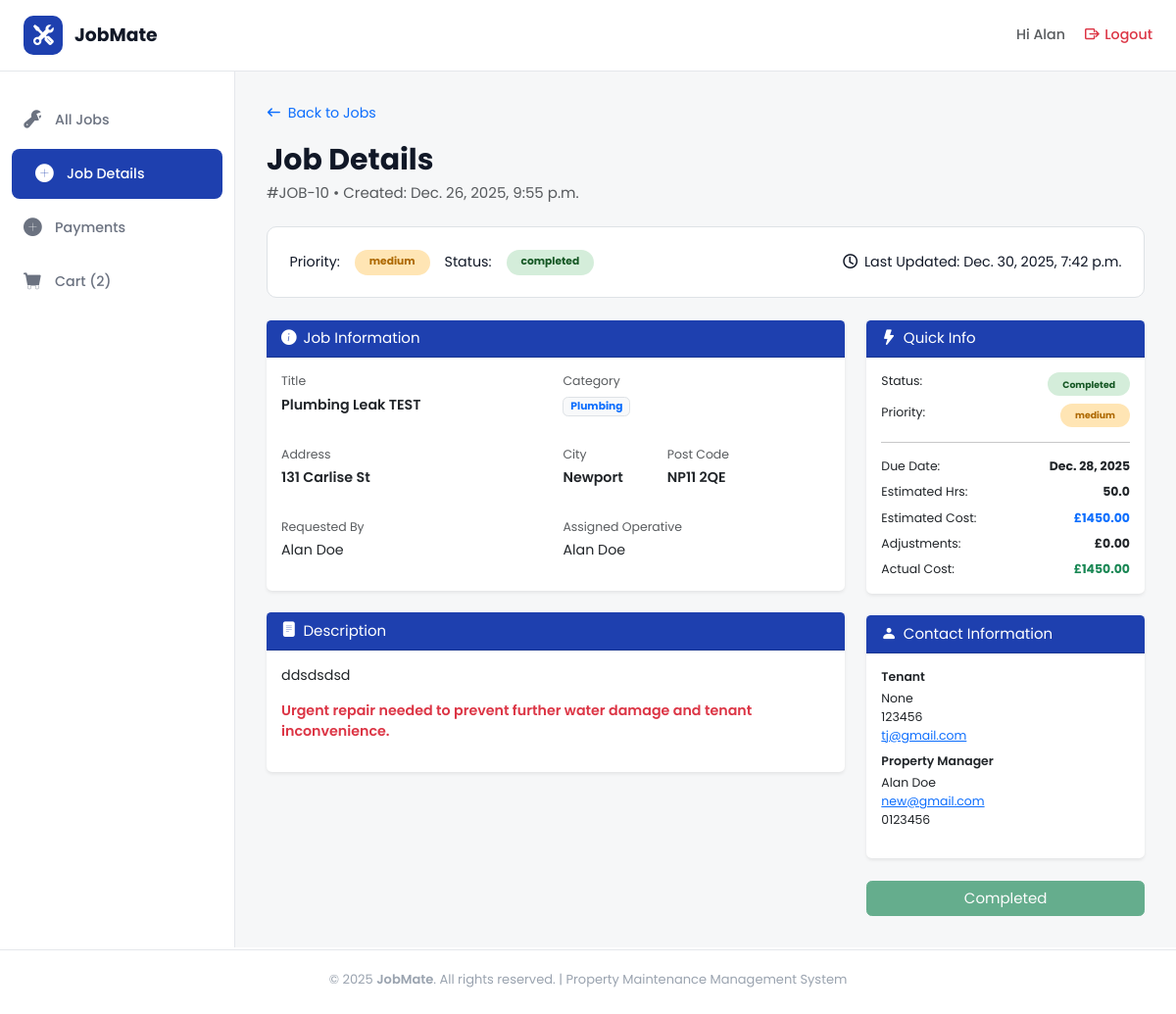
Screenshot of /jobs/job_detail/10/ (signed in) with the database file from the repository.
### jobs/models.py (models this page shows, shortened)
class Job(models.Model):
    PRIORITY_CHOICES = [
        ('high', 'High'),
        ('medium', 'Medium'),
        ('low', 'Low'),
    ]
    CATEGORY_CHOICES = [
        ('plumbing', 'Plumbing'),
        ('heating', 'Heating'),
        ('electrical', 'Electrical'),
    ]
    STATUS_CHOICES = [
        ("pending", "Pending"),
        ("in_progress", "In Progress"),
        ("completed", "Completed"),
        ("cancelled", "Cancelled"),
    ]
    job_title = models.CharField(max_length=100)
    property_owner = models.CharField(max_length=100)
    address = models.CharField(max_length=200)
    city = models.CharField(max_length=100)
    post_code = models.CharField(max_length=20)
    tenant_name = models.CharField(
        max_length=100,
        null=True,
        blank=True
    )
    tenant_phone = models.CharField(
        max_length=20,
        null=True,
        blank=True
    )
    tenant_email = models.EmailField(
        max_length=254,
        null=True,
        blank=True
    )
    priority = models.CharField(
        max_length=20,
        choices=PRIORITY_CHOICES,
        default='medium'
    )
    category = models.CharField(
        max_length=20,
        choices=CATEGORY_CHOICES
    )
    status = models.CharField(
        max_length=20,
        choices=STATUS_CHOICES,
        default="pending"
    )
    description = models.TextField()
    created_at = models.DateTimeField(auto_now_add=True)
    updated_at = models.DateTimeField(auto_now=True)
    due_date = models.DateField()
    estimated_hours = models.DecimalField(
        max_digits=4,
        decimal_places=1,
        null=True,
        blank=True
    )
    job_cost = models.DecimalField(
        max_digits=10,
        decimal_places=2,
        null=True,
        blank=True
    )
    assigned_operative = models.ForeignKey(
        User,
        on_delete=models.SET_NULL,
        null=True,
        blank=True,
        related_name="assigned_jobs"
    )

### cart/models.py (models this page shows, shortened)
class Transaction(models.Model):
    STATUS_CHOICES = [
        ("open", "Open"),
        ("paid", "Paid"),
        ("failed", "Failed"),
        ("cancelled", "Cancelled"),
    ]
    transaction_id = models.UUIDField(
        default=uuid.uuid4,
        editable=False,
        unique=True
    )
    user = models.ForeignKey(
        settings.AUTH_USER_MODEL,
        on_delete=models.CASCADE,
        related_name="transactions"
    )
    job = models.ForeignKey(
        Job,
        on_delete=models.SET_NULL,
        null=True,
        blank=True,
        related_name="transactions"
    )
    status = models.CharField(
        max_length=20,
        choices=STATUS_CHOICES,
        default="open"
    )
    base_cost = models.DecimalField(max_digits=10, decimal_places=2, default=0)
    adjustment = models.DecimalField(max_digits=10, decimal_places=2, default=0)
    actual_cost = models.DecimalField(max_digits=10, decimal_places=2, default=0)
    subtotal = models.DecimalField(max_digits=10, decimal_places=2, default=0)
    service_fee = models.DecimalField(max_digits=10, decimal_places=2, default=0)
    vat = models.DecimalField(max_digits=10, decimal_places=2, default=0)
    total = models.DecimalField(max_digits=10, decimal_places=2, default=0)
    created_at = models.DateTimeField(auto_now_add=True)
    paid_at = models.DateTimeField(null=True, blank=True)

### users/models.py (models this page shows, shortened)
class Profile(models.Model):
    ROLE_CHOICES = [
        ('admin', 'Admin'),
        ('gas_engineer', 'Gas Engineer'),
        ('plumber', 'Plumber'),
        ('electrcian', 'Electrician'),
        ('carpenter', 'Carpenter'),
        ('handy_person', 'Handy Person'),
    ]
    STATUS_CHOICES = [
        ("pending", "Pending"),
        ("active", "Active"),
        ("in_active", "In-Active"),
        ("left", "Left"),
    ]
    user = models.OneToOneField(User, on_delete=models.CASCADE)
    phone_number = models.CharField(
        max_length=20,
        blank=False,
    )
    role = models.CharField(
        max_length=20,
        choices=ROLE_CHOICES,
        default='Select Your Job Role'
    )
    status = models.CharField(
        max_length=20,
        choices=STATUS_CHOICES,
        default="active"
    )
    bank_name = models.CharField(
        max_length=100,
        blank=True,
        null=True
    )
    account_holder = models.CharField(
        max_length=100,
        blank=True,
        null=True
    )
    account_number = models.CharField(
        max_length=20,
        blank=True,
        null=True
    )
    sort_code = models.CharField(
        max_length=20,
        blank=True,
        null=True
    )
    created_at = models.DateTimeField(auto_now_add=True)

### jobs/views.py (the view, shortened to what this page needs)
# urls.py: path('job_detail/<int:job_id>/', views.job_detail, name='job_detail'),
@login_required
def job_detail(request, job_id):
    user = request.user
    job = get_object_or_404(Job, pk=job_id)
    if not (
        user.profile.role == "Admin" or
        job.assigned_operative == user
    ):
        messages.error(request, "You do not have permission to view this job.")
        return redirect("jobs:all_jobs")
    transaction = (
        Transaction.objects
        .filter(job_id=job_id)
        .order_by("-created_at")
        .first()
    )
    return render(request, "job_detail.html", {"job": job,  "transaction": transaction })

### jobs/templates/job_detail.html (shortened to what this page needs)
{% extends "dashboard_base.html" %}
{% load static %}
{% block content %}
<div class="d-flex justify-content-between align-items-center mb-3">
  <a href="{% url 'jobs:all_jobs' %}" class="text-decoration-none">
    <i class="bi bi-arrow-left me-2"></i>Back to Jobs
  </a>
</div>
<div>
  <strong class="fs-2 fw-bold">Job Details</strong>
  <p class="fs-6 text-muted">#JOB-{{ job.id }} • Created: {{ job.created_at }}</p>
</div>
<div class="status-header border">
  <div class="d-flex align-items-center gap-3">
    <p class="m-0">Priority:</p>
    <span class="badge rounded-pill px-3 py-2
    {% if job.priority == 'high' %} badge-high
      {% elif job.priority == 'medium' %}badge-medium
      {% elif job.priority == 'low' %}badge-low
    {% endif %}">{{ job.priority }}</span>
    <p class="m-0">Status:</p>
    <span class="badge rounded-pill px-3 py-2
    {% if job.status == 'pending' %}badge-pending
      {% elif job.status == 'in_progress' %}badge-progress
      {% elif job.status == 'completed' %}badge-completed
      {% elif job.status == 'cancelled' %}bg-danger
    {% endif %}">{{ job.status }}</span>
  </div>
  <div>
    <i class="bi bi-clock me-1"></i> Last Updated: {{ job.updated_at }}
  </div>
</div>
<div class="row g-4">
  <div class="col-lg-8 d-flex flex-column gap-4">
    <div class="card border-0 shadow-sm">
      <div class="card-header">
        <i class="bi bi-info-circle-fill me-2"></i>Job Information
      </div>
      <div class="card-body">
        <div class="row g-3">
          <div class="col-md-6">
            <p class="mb-1 text-muted small">Title</p>
            <p class="fw-semibold">{{ job.job_title }}</p>
          </div>
          <div class="col-md-6">
            <p class="mb-1 text-muted small">Category</p>
            <p><span class="badge bg-light text-primary border">{{ job.get_category_display }}</span></p>
          </div>
          <div class="col-md-6">
            <p class="mb-1 text-muted small">Address</p>
            <p class="fw-semibold">{{ job.address }}</p>
          </div>
          <div class="col-md-6 d-flex gap-5">
            <div>
              <p class="mb-1 text-muted small">City</p>
              <p class="fw-semibold">{{ job.city }}</p>
            </div>
            <div>
              <p class="mb-1 text-muted small">Post Code</p>
              <p class="fw-semibold">{{ job.post_code }}</p>
            </div>
          </div>
          <div class="col-md-6">
            <p class="mb-1 text-muted small">Requested By</p>
            <p>{{ user.first_name }} {{ user.last_name }}</p>
          </div>
          <div class="col-md-6">
            <p class="mb-1 text-muted small">Assigned Operative</p>
            <p>{{ job.assigned_operative.first_name }} {{ job.assigned_operative.last_name }}</p>
          </div>
        </div>
      </div>
    </div>
    <div class="card border-0 shadow-sm">
      <div class="card-header">
        <i class="bi bi-file-text-fill me-2"></i>Description
      </div>
      <div class="card-body">
        <p>
          {{ job.description }}
        </p>
        <p class="text-danger fw-semibold">
          Urgent repair needed to prevent further water damage and tenant inconvenience.
        </p>
      </div>
    </div>
  </div>
  <div class="col-lg-4 d-flex flex-column gap-4">
    <div class="card border-0 shadow-sm">
      <div class="card-header">
        <i class="bi bi-lightning-fill me-2"></i>Quick Info
      </div>
      <div class="card-body small">
        <div class="d-flex justify-content-between mb-2">
          <span>Status:</span>
          <span class="badge rounded-pill px-3 py-2
          {% if job.status == 'pending' %}badge-pending
            {% elif job.status == 'in_progress' %}badge-progress
            {% elif job.status == 'completed' %}badge-completed
            {% elif job.status == 'cancelled' %}bg-danger
          {% endif %}">{{ job.get_status_display }}</span>
        </div>
        <div class="d-flex justify-content-between mb-2">
          <span>Priority:</span>
          <span class="badge rounded-pill px-3 py-2
          {% if job.priority == 'high' %} badge-high
            {% elif job.priority == 'medium' %}badge-medium
            {% elif job.priority == 'low' %}badge-low
          {% endif %}">{{ job.priority }}</span>
        </div>
        <hr>
        <div class="d-flex justify-content-between mb-2">
          <span>Due Date:</span><strong>{{ job.due_date }}</strong>
        </div>
        <div class="d-flex justify-content-between mb-2">
          <span>Estimated Hrs:</span><strong>{{ job.estimated_hours}}</strong>
        </div>
        <div class="d-flex justify-content-between mb-2">
          <span>Estimated Cost:</span><strong class="text-primary">£{{ job.job_cost}}</strong>
        </div>
        <div class="d-flex justify-content-between mb-2">
          <span>Adjustments:</span><strong>   £{{ transaction.adjustment|default_if_none:"0.00"|floatformat:2 }}</strong>
        </div>
        <div class="d-flex justify-content-between">
          <span>Actual Cost:</span><strong class="text-success"> £{{ transaction.actual_cost|default_if_none:job.job_cost|floatformat:2 }}</strong>
        </div>
      </div>
    </div>
    <div class="card border-0 shadow-sm">
      <div class="card-header">
        <i class="bi bi-person-fill me-2"></i>Contact Information
      </div>
      <div class="card-body small">
        <p class="fw-semibold mb-1">Tenant</p>
        <p class="mb-2">{{ job.tenant_name }}<br>
          {{ job.tenant_phone }}<br>
          <a href="mailto:{{ job.tenant_email }}">{{ job.tenant_email }}</a><br>
        </p>
        <p class="fw-semibold mb-1">Property Manager</p>
        <p>{{ user.first_name }} {{user.last_name}}<br>
          <a href="mailto:sarah.j@riverside.com">{{ user.email }}</a><br>
          {{ user.profile.phone_number }}
        </p>
      </div>
    </div>
  {% if job.status != "completed" %}
    <form method="POST">
      {% csrf_token %}
      <button type="submit" class="btn btn-primary w-100 py-2 mt-2 d-flex align-items-center justify-content-center gap-2 shadow-cta">
        <i class="bi bi-check2-circle fs-5"></i> Complete Job
      </button>
    </form>
  {% else %}
  <button class="btn btn-success" disabled="true">Completed</button>
  {% endif %}
  </div>
</div>
{% endblock %}

### templates/dashboard_base.html (shortened to what this page needs)
{% extends "base.html" %}
{% load static %}
{% block body %}
<header class="top-header">
  <div class="logo-section">
    <a href="{% url 'home:home' %}">
      <div class="logo-icon">
        <i class="bi bi-tools"></i>
      </div>
      <span class="logo-text">JobMate</span>
    </a>
  </div>
  <div class="header-right">
    <div class="user-info">
      <a href="{% url 'users:profile_settings' %}" class="text-decoration-none text-muted"><span>Hi {% if request.user.is_authenticated and request.user.first_name == "" %}
        {{ request.user.username }}
        {% else %}
        {{request.user.first_name}}
        {% endif %}
      </span>
    </a>
    </div>
    <a href="{% url 'account_logout' %}" class="logout-btn text-danger">
      <i class="bi bi-box-arrow-right"></i>
      <span>Logout</span>
    </a>
  </div>
</header>
<div class="dashboard-layout">
  <aside class="sidebar">
    <ul class="sidebar-nav">
      <li>
        <a href="{% url 'jobs:all_jobs' %}"
          class="{% if request.resolver_match.url_name == 'all_jobs' %}active{% endif %}">
          <i class="bi bi-wrench-adjustable"></i>
          <span>All Jobs</span>
        </a>
      </li>
      <li>
        <a href="#"
          class="{% if request.resolver_match.url_name == 'job_detail' %}active nav-link disabled {% else %}d-none {% endif %}">
          <i class="bi bi-plus-circle-fill"></i>
          <span>Job Details</span>
        </a>
      </li>
      <li>
        <a href="{% url 'cart:payments' %}"
          class="{% if request.resolver_match.url_name == 'payments' %}active nav-link disabled{% endif %}">
          <i class="bi bi-plus-circle-fill"></i>
          <span>Payments</span>
        </a>
      </li>
      <li>
        <a href="{% url 'cart:basket' %}"
          class="{% if request.resolver_match.url_name == 'basket' %}active nav-link disabled{% endif %}">
          <i class="bi bi-cart-fill"></i>
          <span> Cart{% if basket_count %}
            ({{ basket_count }})
            {% endif %}
          </span>
        </a>
      </li>
    </ul>
  </aside>
  <main class="main-content">
    {% block content %} {% endblock %}
  </main>
</div>
{% endblock %}

### rows the page displays
Job: id "10", created_at "Dec. 26, 2025, 9:55 p.m.", priority "medium", status "completed", updated_at "Dec. 30, 2025, 7:42 p.m.", job_title "Plumbing Leak TEST", category "Plumbing", address "131 Carlise St", city "Newport", post_code "NP11 2QE", assigned_operative.first_name "Alan", assigned_operative.last_name "Doe", description "ddsdsdsd", status "Completed", due_date "Dec. 28, 2025", estimated_hours "50.0", job_cost "1450.00", tenant_name "None", tenant_phone "123456", tenant_email "tj@gmail.com"

### other values shown
{{ request.user.first_name }} "Alan"
{{ basket_count }} "2"
{{ user.first_name }} "Alan"
{{ user.last_name }} "Doe"
{{ user.email }} "new@gmail.com"
{{ user.profile.phone_number }} "0123456"
